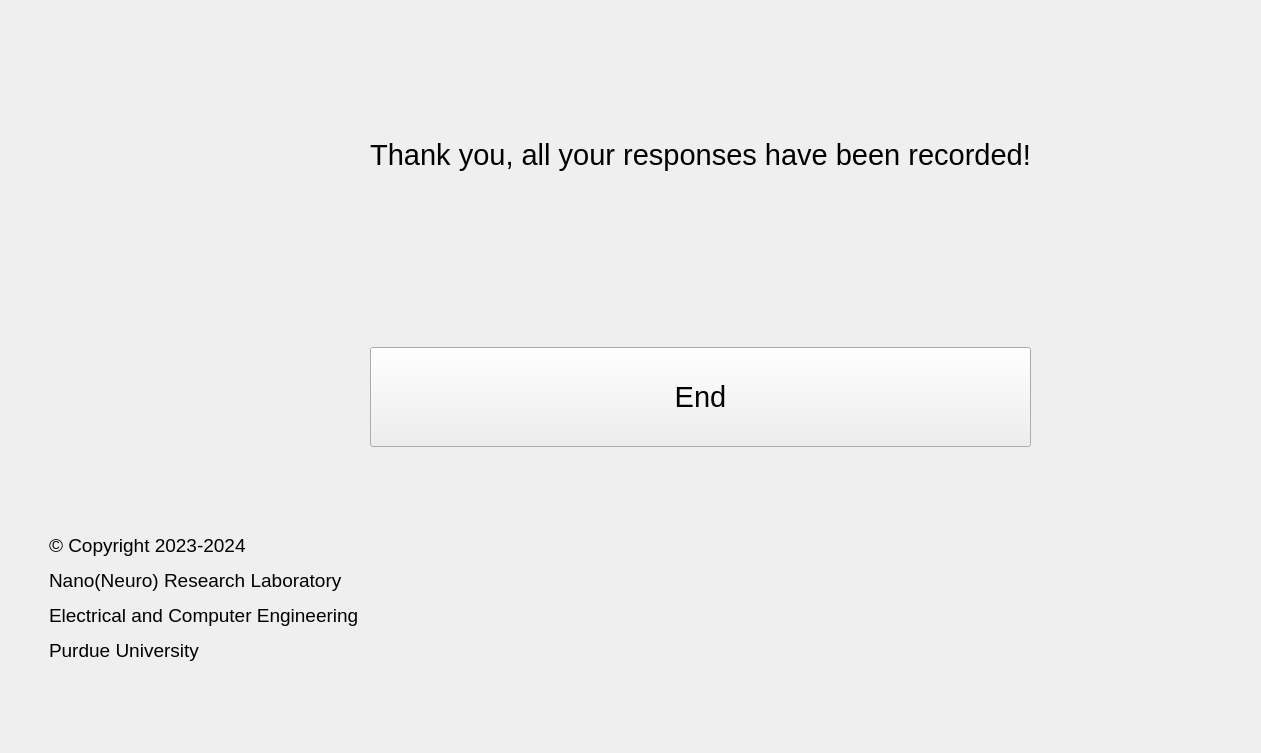
<?xml version="1.0" encoding="UTF-8"?>
<ui version="4.0">
 <class>MainWindow</class>
 <widget class="QMainWindow" name="MainWindow">
  <property name="geometry">
   <rect>
    <x>0</x>
    <y>0</y>
    <width>1261</width>
    <height>753</height>
   </rect>
  </property>
  <property name="windowTitle">
   <string>MainWindow</string>
  </property>
  <widget class="QWidget" name="centralwidget">
   <property name="autoFillBackground">
    <bool>true</bool>
   </property>
   <layout class="QGridLayout" name="gridLayout">
    <item row="5" column="1">
     <widget class="QLabel" name="copyrightLabel">
      <property name="text">
       <string>&lt;html&gt;&lt;head/&gt;&lt;body&gt;&lt;p&gt;&lt;span style=&quot;font-family:Arial;font-size:14pt;&quot;&gt;© Copyright 2023-2024 &lt;/span&gt;&lt;/p&gt;&lt;p&gt;&lt;span style=&quot;font-family:Arial;font-size:14pt;&quot;&gt;Nano(Neuro) Research Laboratory &lt;/span&gt;&lt;/p&gt;&lt;p&gt;&lt;span style=&quot;font-family:Arial;font-size:14pt;&quot;&gt;Electrical and Computer Engineering &lt;/span&gt;&lt;/p&gt;&lt;p&gt;&lt;span style=&quot;font-family:Arial;font-size:14pt;&quot;&gt;Purdue University&lt;/span&gt;&lt;/p&gt;&lt;/body&gt;&lt;/html&gt;</string>
      </property>
     </widget>
    </item>
    <item row="1" column="2">
     <widget class="QLabel" name="consentLabel">
      <property name="font">
       <font>
        <family>Arial</family>
        <pointsize>20</pointsize>
       </font>
      </property>
      <property name="text">
       <string>&lt;html&gt;&lt;head/&gt;&lt;body&gt;&lt;p align=&quot;center&quot;&gt;&lt;span style=&quot; font-size:22pt;&quot;&gt;Thank you, all your responses have been recorded!&lt;/span&gt;&lt;/p&gt;&lt;/body&gt;&lt;/html&gt;</string>
      </property>
     </widget>
    </item>
    <item row="3" column="2">
     <layout class="QHBoxLayout" name="horizontalLayout">
      <item>
       <widget class="QPushButton" name="endButton">
        <property name="minimumSize">
         <size>
          <width>200</width>
          <height>100</height>
         </size>
        </property>
        <property name="font">
         <font>
          <family>Arial</family>
          <pointsize>22</pointsize>
         </font>
        </property>
        <property name="text">
         <string>End</string>
        </property>
       </widget>
      </item>
     </layout>
    </item>
    <item row="5" column="0">
     <spacer name="horizontalSpacer_3">
      <property name="orientation">
       <enum>Qt::Horizontal</enum>
      </property>
      <property name="sizeType">
       <enum>QSizePolicy::Fixed</enum>
      </property>
      <property name="sizeHint" stdset="0">
       <size>
        <width>40</width>
        <height>20</height>
       </size>
      </property>
     </spacer>
    </item>
    <item row="3" column="1">
     <spacer name="horizontalSpacer">
      <property name="orientation">
       <enum>Qt::Horizontal</enum>
      </property>
      <property name="sizeHint" stdset="0">
       <size>
        <width>40</width>
        <height>20</height>
       </size>
      </property>
     </spacer>
    </item>
    <item row="2" column="2">
     <spacer name="verticalSpacer">
      <property name="orientation">
       <enum>Qt::Vertical</enum>
      </property>
      <property name="sizeType">
       <enum>QSizePolicy::Fixed</enum>
      </property>
      <property name="sizeHint" stdset="0">
       <size>
        <width>20</width>
        <height>40</height>
       </size>
      </property>
     </spacer>
    </item>
    <item row="3" column="3">
     <spacer name="horizontalSpacer_2">
      <property name="orientation">
       <enum>Qt::Horizontal</enum>
      </property>
      <property name="sizeType">
       <enum>QSizePolicy::Expanding</enum>
      </property>
      <property name="sizeHint" stdset="0">
       <size>
        <width>40</width>
        <height>20</height>
       </size>
      </property>
     </spacer>
    </item>
   </layout>
  </widget>
 </widget>
 <resources/>
 <connections/>
</ui>
